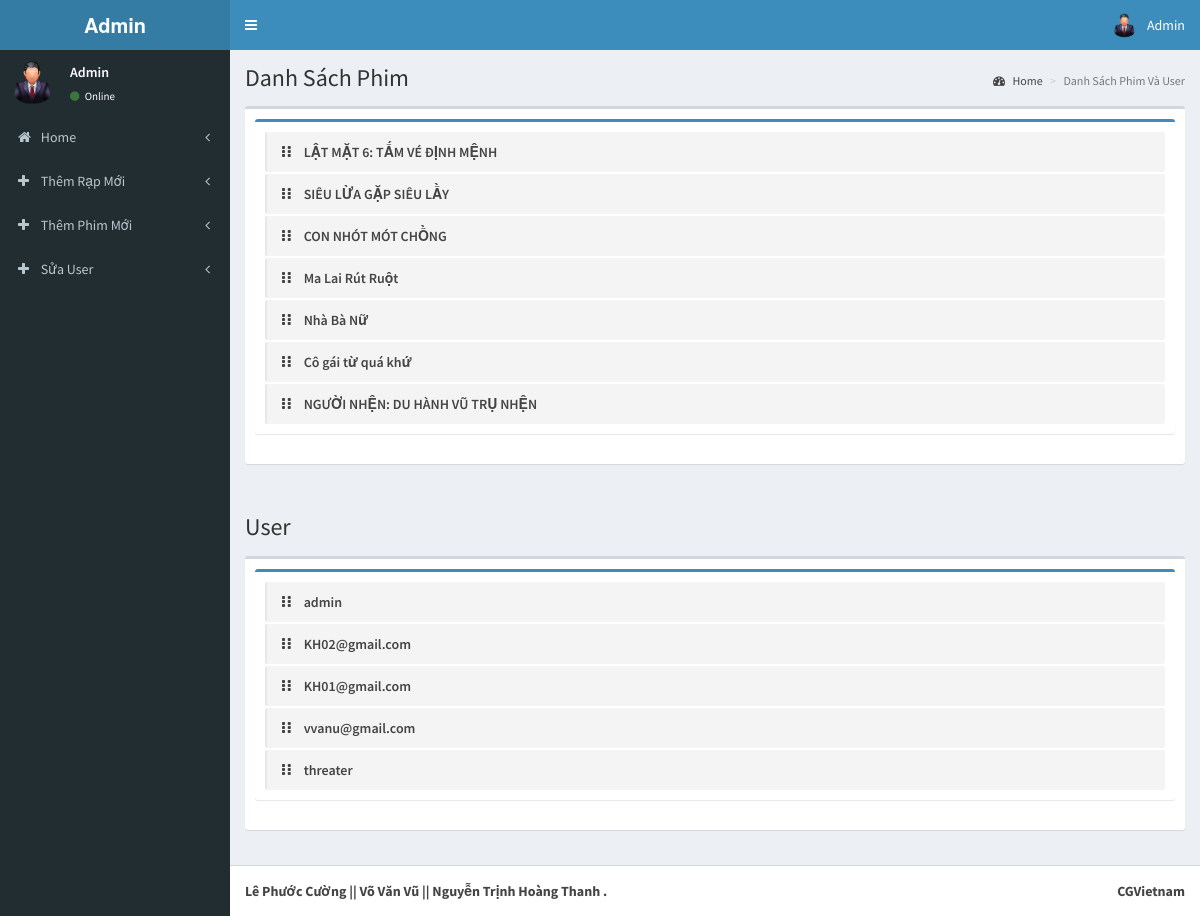
The app's page /admin/pages/index.php (signed in) with its own data.
### tables this page shows
CREATE TABLE `tbl_phim` (
  `MaPhim` int(11) NOT NULL,
  `MaRap` int(11) NOT NULL COMMENT 'Ma Rap',
  `TenPhim` varchar(200) NOT NULL,
  `DienVien` varchar(500) NOT NULL,
  `TheLoai` varchar(100) NOT NULL,
  `NgayKhoiChieu` date NOT NULL,
  `image` varchar(200) NOT NULL,
  `video_url` varchar(200) NOT NULL,
  `TrangThai` int(2) NOT NULL
);

CREATE TABLE `tbl_dangnhap` (
  `MaDN` int(11) NOT NULL,
  `MaRap` int(11) NOT NULL,
  `TenDangNhap` varchar(100) NOT NULL,
  `MatKhau` varchar(100) NOT NULL,
  `LoaiNguoidung` int(2) NOT NULL
);

### admin/pages/index.php (the view, shortened to what this page needs)
<?php
include('header.php');
?>
  <div class="content-wrapper">
    <section class="content-header">
      <h1>
        Danh Sách Phim
      </h1>
      <ol class="breadcrumb">
        <li><a href="index"><i class="fa fa-dashboard"></i> Home</a></li>
        <li class="active">Danh Sách Phim Và User</li>
      </ol>
    </section>
    <section class="content">
      <div class="box">
        <div class="box-body">
            <div class="box box-primary">
            <div class="box-body">
              <ul class="todo-list">
                 <?php
                        $qry7=mysqli_query($con,"select * from tbl_phim");
                        if(mysqli_num_rows($qry7))
                        {
                        while($c=mysqli_fetch_array($qry7))
                        {
                        ?>
                <li>
                      <span class="handle">
                        <i class="fa fa-ellipsis-v"></i>
                        <i class="fa fa-ellipsis-v"></i>
                      </span>
                  <span class="text"><?php echo $c['TenPhim'];?></span>
                </li>
                  <?php
                       }}
                     ?>
            </div>
          </div>
        </div>
      </div>
    </section>
    <section class="content-header">
      <h1>
        User
      </h1>
    </section>
    <section class="content">
      <div class="box">
        <div class="box-body">
            <div class="box box-primary">
            <div class="box-body">
              <ul class="todo-list">
                 <?php
                        $qry7=mysqli_query($con,"select * from tbl_dangnhap");
                        if(mysqli_num_rows($qry7))
                        {
                        while($c=mysqli_fetch_array($qry7))
                        {
                        ?>
                <li>
                      <span class="handle">
                        <i class="fa fa-ellipsis-v"></i>
                        <i class="fa fa-ellipsis-v"></i>
                      </span>
                  <span class="text"><?php echo $c['TenDangNhap'];?></span>
                </li>
                  <?php
                       }}
                     ?>
            </div>
          </div>
        </div>
      </div>
    </section>
  </div>
  <?php
include('footer.php');
?>

### records on screen
tbl_phim: TenPhim "LẬT MẶT 6: TẤM VÉ ĐỊNH MỆNH"
tbl_phim: TenPhim "SIÊU LỪA GẶP SIÊU LẦY"
tbl_phim: TenPhim "CON NHÓT MÓT CHỒNG"
tbl_phim: TenPhim "Ma Lai Rút Ruột"
tbl_phim: TenPhim "Nhà Bà Nữ"
tbl_phim: TenPhim "Cô gái từ quá khứ"
tbl_phim: TenPhim "NGƯỜI NHỆN: DU HÀNH VŨ TRỤ NHỆN"
tbl_dangnhap: TenDangNhap "admin"
tbl_dangnhap: TenDangNhap "KH02@gmail.com"
tbl_dangnhap: TenDangNhap "KH01@gmail.com"
tbl_dangnhap: TenDangNhap "vvanu@gmail.com"
tbl_dangnhap: TenDangNhap "threater"
